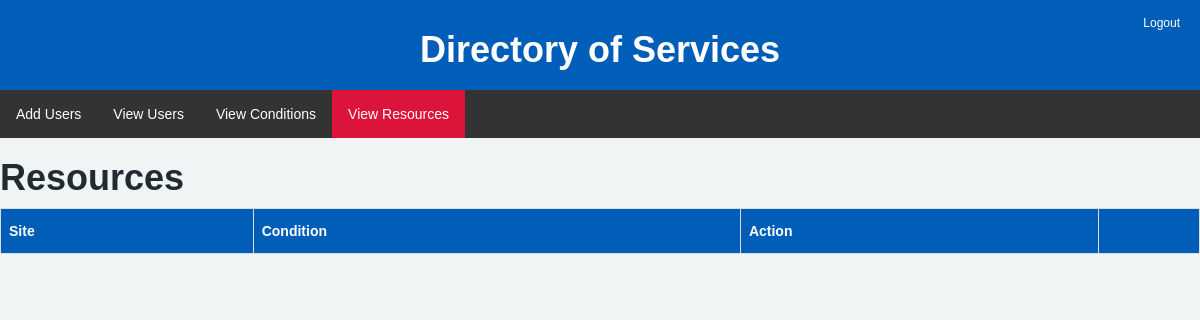
/devresources.html, run on an earlier commit of the app's database.
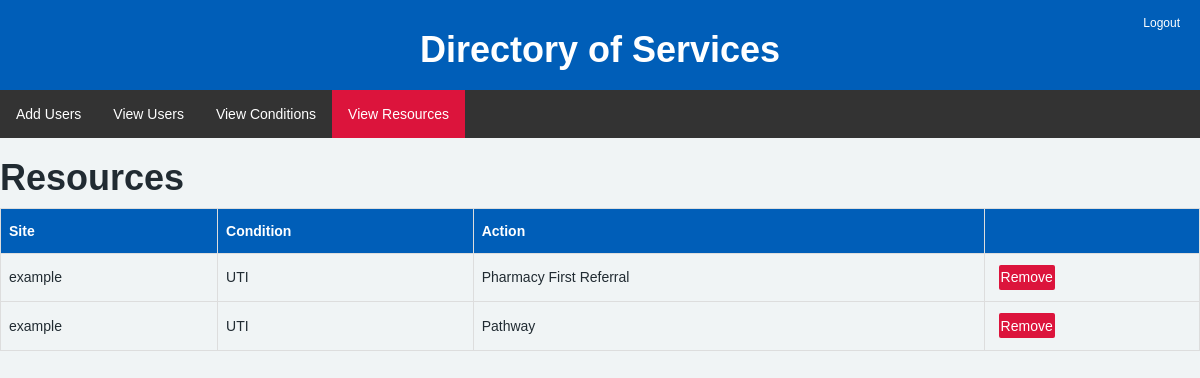
And on a later commit of the database.
### app.py (models this page shows)
class Resource(Base):
    __tablename__ = 'resources'
    id = Column(Integer, primary_key=True)
    site = Column(String, nullable=False)
    condition = Column(String, nullable=False)
    name = Column(String, nullable=False)
    link = Column(String)
    image = Column(String)

### app.py (the view)
@app.route("/devresources.html")
def devresources():
    Session = sessionmaker(bind=engine)
    db_session = Session()
    resource_list = db_session.query(Resource).all()
    db_session.close()
    return render_template("devresources.html", userslist=resource_list)

### templates/devresources.html (shortened to what this page needs)
<!DOCTYPE html>
<html lang="en">
<head>
    <link rel="stylesheet" href="https://cdnjs.cloudflare.com/ajax/libs/font-awesome/4.7.0/css/font-awesome.min.css">
    <link href="https://stackpath.bootstrapcdn.com/bootstrap/3.4.1/css/bootstrap.min.css" rel="stylesheet">
    <link href="https://cdn.jsdelivr.net/npm/summernote@0.8.18/dist/summernote.min.css" rel="stylesheet">
    <link rel="stylesheet" type="text/css" href="{{ url_for('static', filename='css/styles.css') }}">
</head>
<body>
    <div class="header">
        <h1>Directory of Services</h1>
    </div>
    <a href="/" class="dofs-logout">Logout</a>
    <ul class="navbarposdev">
        <li><a href="dofsdeveloper.html" class="dofs-hover">Add Users</a></li>
        <li><a class="dofs-hover" href="devusers.html">View Users</a></li>
        <li><a href="devconditions.html" class="dofs-hover">View Conditions</a></li>
        <li><a href="devresources.html" class="dofs-hover dofs-active">View Resources</a></li>
    </ul>
    <h1>Resources</h1>
    <table id="table">
        <thead>
            <th>Site</th>
            <th>Condition</th>
            <th>Action</th>
            <th></th>
        </thead>
        <tbody>
            {% for line in userslist %}
            <tr>
                <td>{{ line['site'] }}</td>
                <td>{{ line['condition'] }}</td>
                <td>{{ line['name'] }}</td>
                <td>
                    <form action="/devremove_resource/{{ line['id'] }}" method="POST">
                        <button type="submit" class="removebtn">Remove</button>
                    </form>
                </td>
            </tr>
            {% endfor %}
        </tbody>
    </table>
</body>
</html>

What changed in the data, as far as the page shows it:
added Resource: site "example", condition "UTI", name "Pharmacy First Referral"
added Resource: site "example", condition "UTI", name "Pathway"
